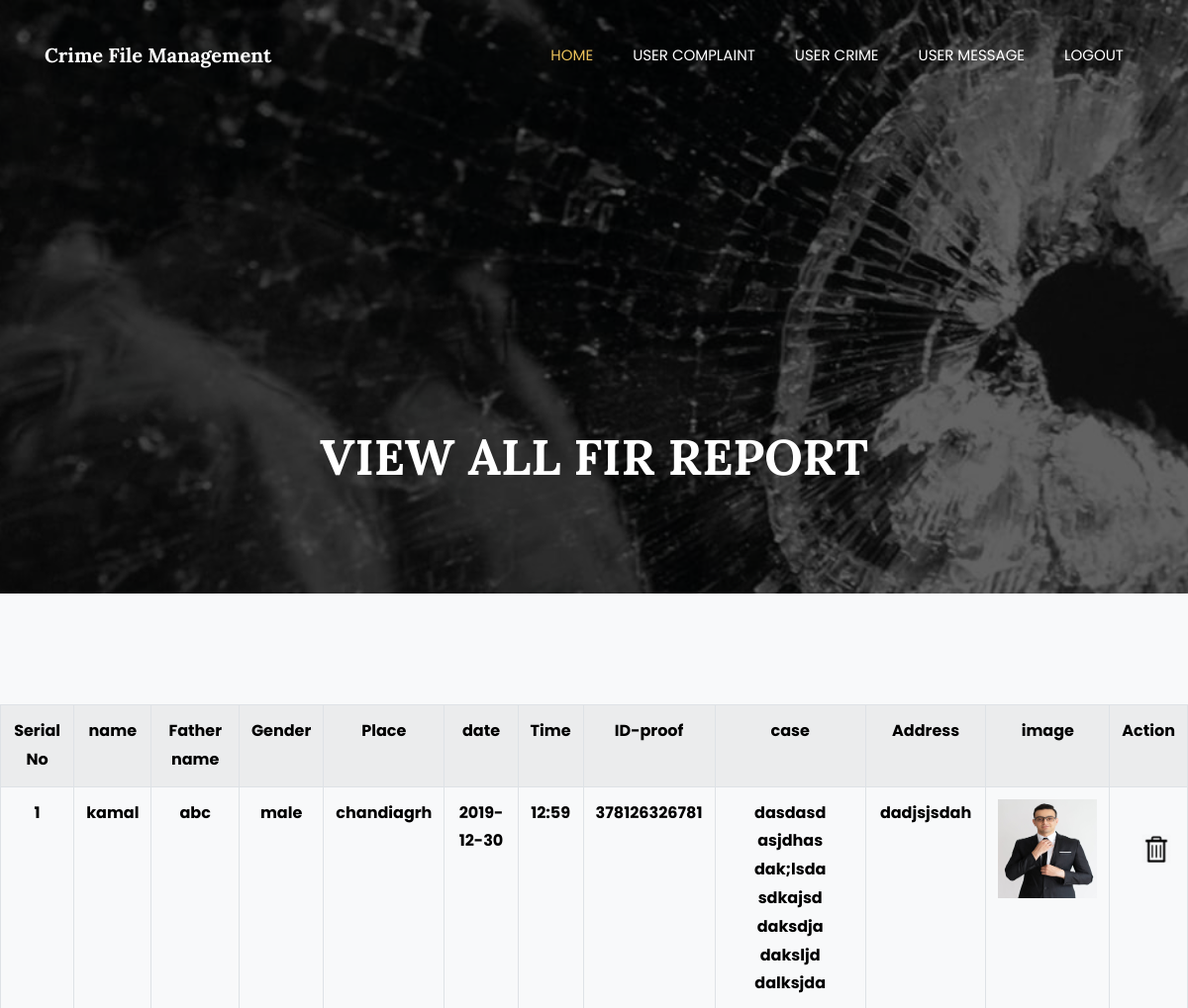
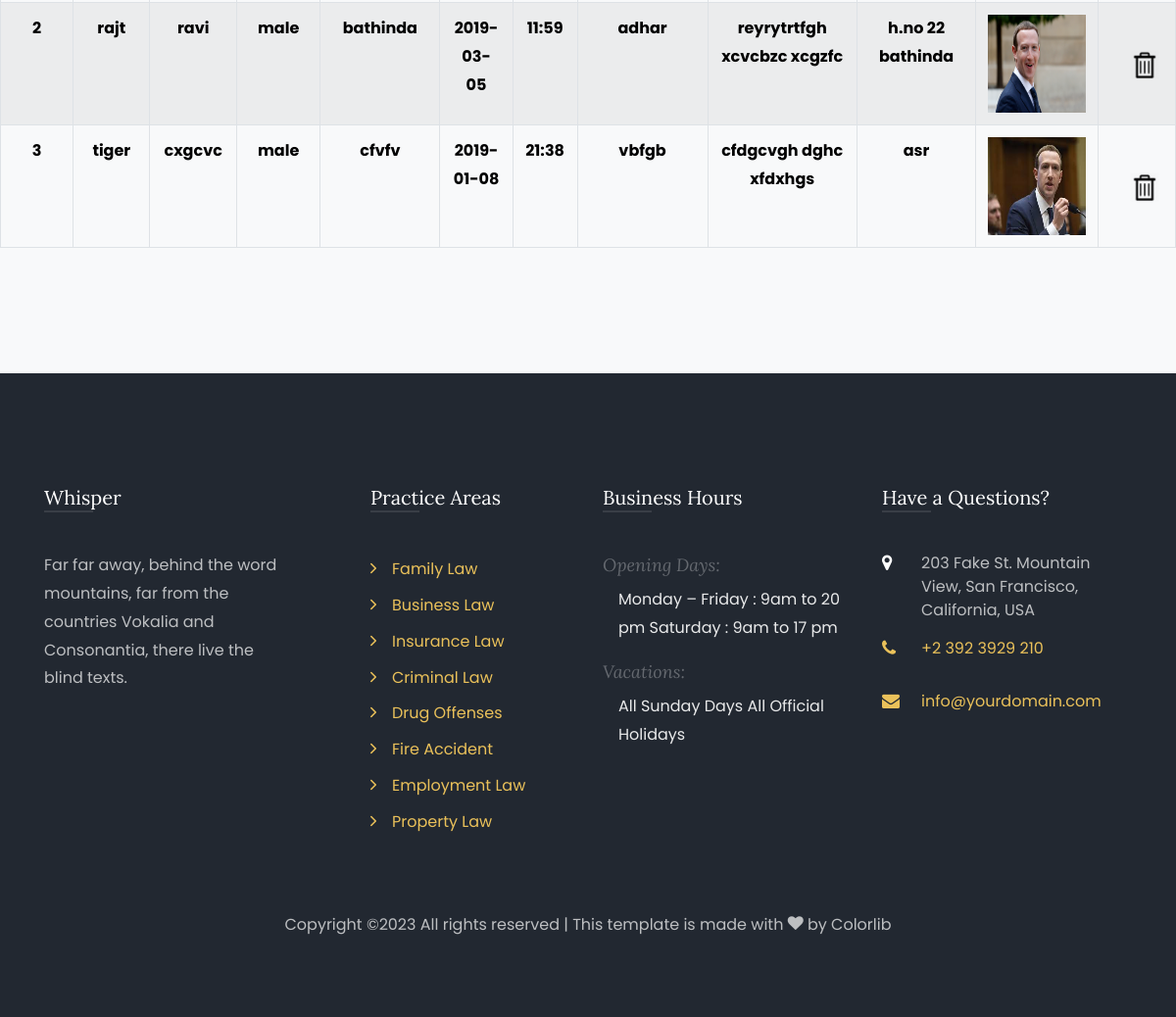
Page /d_fir/ (signed in) on the committed database (2 pictures, top to bottom).
### crime/models.py (models this page shows, shortened)
class Addfir(models.Model):
	p_id = models.AutoField(primary_key=True)
	name=models.CharField(max_length=100)
	fname=models.CharField(max_length=100)
	sex=models.CharField(max_length=100)
	place=models.CharField(max_length=100)
	date=models.CharField(max_length=100)
	time=models.CharField(max_length=100)
	iproof=models.TextField(max_length=500)
	image=models.ImageField(upload_to = 'fir/')
	case1=models.TextField(max_length=500)
	address=models.CharField(max_length=100)

### crime/views.py (the view)
# urls.py: path('d_fir/', views.d_fir),
def d_fir(request):
	if request.session.has_key('admin'):
		email = request.session['admin']
		data=Addfir.objects.all()
		return render(request,"template/viewfir.html", {"usernames" : email,"alldata":data})
	else:
		return redirect('/login/')

### crime/template/viewfir.html (shortened to what this page needs)
{% load static %}
{% include 'template/adminmenu.html' %}
    <section class="hero-wrap hero-wrap-2"
    style="background-image: url({% static 'my/8.jpg' %});" data-stellar-background-ratio="0.5">
      <div class="overlay"></div>
      <div class="container">
        <div class="row no-gutters slider-text align-items-end justify-content-center">
          <div class="col-md-9 ftco-animate pb-5 text-center">
            <h1 class="mb-3 bread">VIEW ALL FIR REPORT </h1>
            <p class="breadcrumbs"><span class="mr-2">
          </div>
        </div>
      </div>
    </section>
   <section class="ftco-section bg-light">
      <div class="container-fluid">
        <div class="row">
          <table class="table table-striped table-bordered">
            <tr>
                <th>Serial No</th>
                <th>name</th>
                <th>Father name</th>
                <th>Gender</th>
                <th>Place</th>
                <th>date</th>
                <th>Time</th>
                <th>ID-proof</th>
                <th>case </th>
                <th>Address</th>
                <th>image</th>
                <th>Action</th>
              </tr>
              {% for single in alldata %}
                <tr>
                    <th>{{single.p_id}}</th>
                    <th>{{single.name}}</th>
                    <th>{{single.fname}}</th>
                    <th>{{single.sex}}</th>
                    <th>{{single.place}}</th>
                    <th>{{single.date}}</th>
                    <th>{{single.time}}</th>
                    <th>{{single.iproof}}</th>
                    <th>{{single.case1}}</th>
                    <th>{{single.address}}</th>
                    <th><img src="{{single.image.url}}" height="100" width="100"/></th>
                    <th><a href="{% url 'delete_fir' pk=single.p_id %}" style="    line-height: 100px;
    text-align: center;
    margin-left: 15px;"><img src="{% static 'my/del.png' %}" height="30" width="30"></a></th></th>
                  </tr>
          {% endfor %}
        </table>
        </div>
      </div>
    </section>
    {% include 'template/adminfooter.html' %}

### crime/template/adminmenu.html (shortened to what this page needs)
<!DOCTYPE html>
<html lang="en">
  <head>
    {% load static %}
<link rel="stylesheet" href="{% static 'css/open-iconic-bootstrap.min.css'%}">
    <link rel="stylesheet" href="{% static 'css/animate.css'%}">
    <link rel="stylesheet" href="{% static 'css/owl.carousel.min.css'%}">
    <link rel="stylesheet" href="{% static 'css/owl.theme.default.min.css'%}">
    <link rel="stylesheet" href="{% static 'css/magnific-popup.css'%}">
    <link rel="stylesheet" href="{% static 'css/ionicons.min.css'%}">
    <link rel="stylesheet" href="{% static 'css/bootstrap-datepicker.css'%}">
    <link rel="stylesheet" href="{% static 'css/jquery.timepicker.css'%}">
    <link rel="stylesheet" href="{% static 'css/flaticon.css'%}">
    <link rel="stylesheet" href="{% static 'css/icomoon.css'%}">
    <link rel="stylesheet" href="{% static 'css/style.css'%}">
  </head>
  <body>
  	<nav class="navbar navbar-expand-lg navbar-dark ftco_navbar bg-dark ftco-navbar-light" id="ftco-navbar">
	    <div class="container">
	      <a class="navbar-brand" href="/admin1/">Crime File Management</a>
	      <div class="collapse navbar-collapse" id="ftco-nav">
	        <ul class="navbar-nav ml-auto">
	          <li class="nav-item active"><a href="/admin1/" class="nav-link">Home</a></li>
	          <li class="nav-item"><a href="/user_complaint/" class="nav-link">User Complaint</a></li>
	          <li class="nav-item"><a href="/user_crime/" class="nav-link">User Crime</a></li>
	          <li class="nav-item"><a href="/user_message/" class="nav-link">User Message</a></li>
	          <li class="nav-item"><a href="/logout/" class="nav-link">Logout</a></li>
	        </ul>
	      </div>
	    </div>
	  </nav>

### crime/template/adminfooter.html (shortened to what this page needs)
 {% load static %}
 <footer class="ftco-footer ftco-bg-dark ftco-section">
      <div class="container">
        <div class="row mb-5">
          <div class="col-md">
            <div class="ftco-footer-widget mb-4">
              <h2 class="ftco-heading-2">Whisper</h2>
              <p>Far far away, behind the word mountains, far from the countries Vokalia and Consonantia, there live the blind texts.</p>
              <ul class="ftco-footer-social list-unstyled float-md-left float-lft mt-5">
              </ul>
            </div>
          </div>
          <div class="col-md">
            <div class="ftco-footer-widget mb-4 ml-md-5">
              <h2 class="ftco-heading-2">Practice Areas</h2>
              <ul class="list-unstyled">
                <li><a href="#" class="py-1 d-block"><span class="ion-ios-arrow-forward mr-3"></span>Family Law</a></li>
                <li><a href="#" class="py-1 d-block"><span class="ion-ios-arrow-forward mr-3"></span>Business Law</a></li>
                <li><a href="#" class="py-1 d-block"><span class="ion-ios-arrow-forward mr-3"></span>Insurance Law</a></li>
                <li><a href="#" class="py-1 d-block"><span class="ion-ios-arrow-forward mr-3"></span>Criminal Law</a></li>
                <li><a href="#" class="py-1 d-block"><span class="ion-ios-arrow-forward mr-3"></span>Drug Offenses</a></li>
                <li><a href="#" class="py-1 d-block"><span class="ion-ios-arrow-forward mr-3"></span>Fire Accident</a></li>
                <li><a href="#" class="py-1 d-block"><span class="ion-ios-arrow-forward mr-3"></span>Employment Law</a></li>
                <li><a href="#" class="py-1 d-block"><span class="ion-ios-arrow-forward mr-3"></span>Property Law</a></li>
              </ul>
            </div>
          </div>
          <div class="col-md">
             <div class="ftco-footer-widget mb-4">
              <h2 class="ftco-heading-2">Business Hours</h2>
              <div class="opening-hours">
              	<h4>Opening Days:</h4>
              	<p class="pl-3">
              		<span>Monday – Friday : 9am to 20 pm</span>
              		<span>Saturday : 9am to 17 pm</span>
              	</p>
              	<h4>Vacations:</h4>
              	<p class="pl-3">
              		<span>All Sunday Days</span>
              		<span>All Official Holidays</span>
              	</p>
              </div>
            </div>
          </div>
          <div class="col-md">
            <div class="ftco-footer-widget mb-4">
            	<h2 class="ftco-heading-2">Have a Questions?</h2>
            	<div class="block-23 mb-3">
	              <ul>
	                <li><span class="icon icon-map-marker"></span><span class="text">203 Fake St. Mountain View, San Francisco, California, USA</span></li>
	                <li><a href="#"><span class="icon icon-phone"></span><span class="text">+2 392 3929 210</span></a></li>
	                <li><a href="#"><span class="icon icon-envelope"></span><span class="text">info@yourdomain.com</span></a></li>
	              </ul>
	            </div>
            </div>
          </div>
        </div>
        <div class="row">
          <div class="col-md-12 text-center">
            <p>
  Copyright &copy;<script>document.write(new Date().getFullYear());</script> All rights reserved | This template is made with <i class="icon-heart color-danger" aria-hidden="true"></i> by <a href="https://colorlib.com" target="_blank">Colorlib</a>
  </p>
          </div>
        </div>
      </div>
    </footer>
  </body>
</html>

### crime/static/css/icomoon.css (style rules this page uses)
[class^="icon-"], [class*=" icon-"] { font-family: 'icomoon' !important; speak: none; font-style: normal; font-weight: normal; font-variant: normal; text-transform: none; line-height: 1; -webkit-font-smoothing: antialiased; -moz-osx-font-smoothing: grayscale; }
.icon-heart:before { content: "\f004"; }
.icon-map-marker:before { content: "\f041"; }
.icon-phone:before { content: "\f095"; }
.icon-envelope:before { content: "\f0e0"; }

### crime/template/viewfir.html (style rules this page uses)
th { text-align: center; color: black; }

### rows in the picture
Addfir: p_id "1", name "kamal", fname "abc", sex "male", place "chandiagrh", date "2019-12-30", time "12:59", iproof "378126326781", case1 "dasdasd asjdhas dak;lsda sdkajsd daksdja daksljd dalksjda", address "dadjsjsdah", image (picture)
Addfir: p_id "2", name "rajt", fname "ravi", sex "male", place "bathinda", date "2019-03-05", time "11:59", iproof "adhar", case1 "reyrytrtfgh xcvcbzc xcgzfc", address "h.no 22 bathinda", image (picture)
Addfir: p_id "3", name "tiger", fname "cxgcvc", sex "male", place "cfvfv", date "2019-01-08", time "21:38", iproof "vbfgb", case1 "cfdgcvgh dghc xfdxhgs", address "asr", image (picture)
